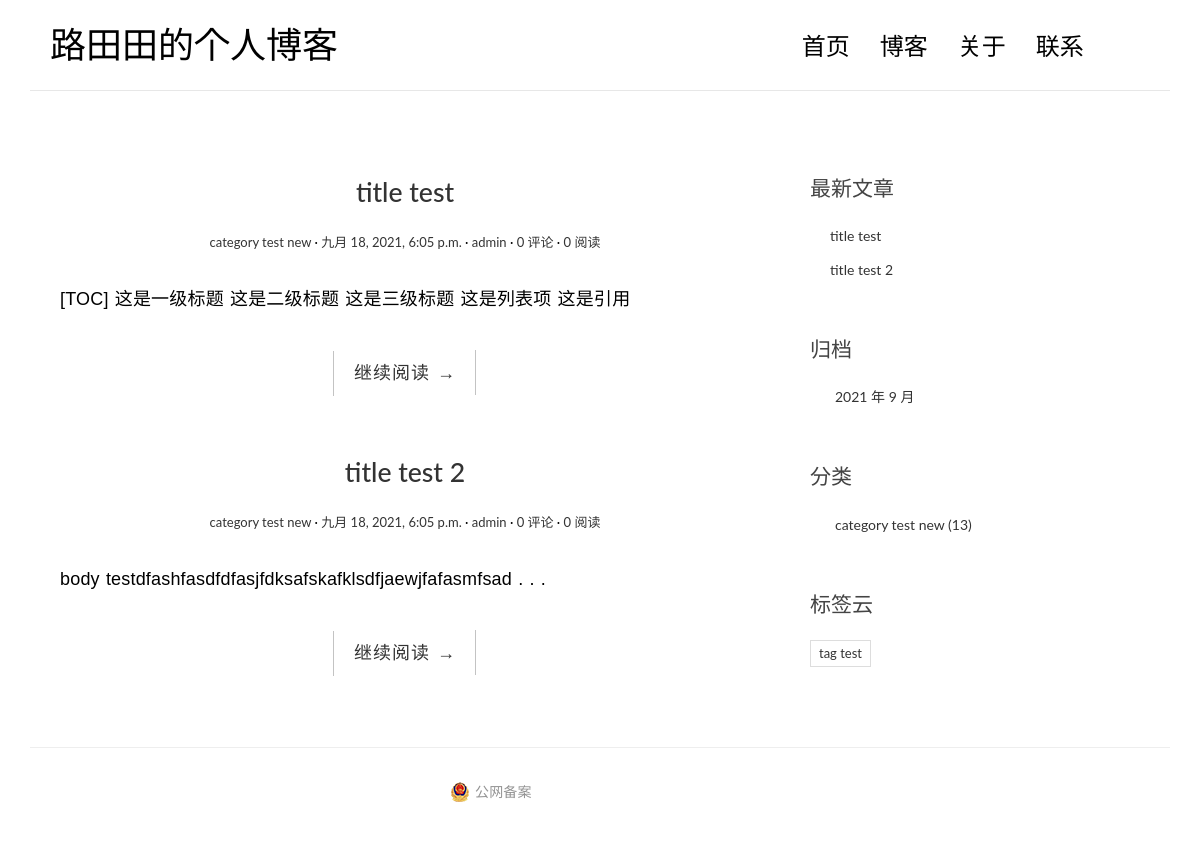
The page / on the database its author committed.
### blog/models.py (models this page shows, shortened)
class Post(models.Model):
    title = models.CharField('标题', max_length=70)
    body = models.TextField('正文')
    created_time = models.DateTimeField('创建时间')
    modified_time = models.DateTimeField('修改时间')
    excerpt = models.CharField('摘要', max_length=200, blank=True)
    category = models.ForeignKey(Category, verbose_name='分类',
                                 on_delete=models.CASCADE)
    tags = models.ManyToManyField(Tag, verbose_name='标签', blank=True)
    author = models.ForeignKey(User, verbose_name='作者',
                               on_delete=models.CASCADE)
    class Meta:
        verbose_name = '文章'
        verbose_name_plural = verbose_name
    def get_absolute_url(self):
        return reverse('blog:detail', kwargs={'pk': self.pk})

class Category(models.Model):
    name = models.CharField(max_length=100)
    class Meta:
        verbose_name = '分类'
        verbose_name_plural = verbose_name

class Tag(models.Model):
    name = models.CharField(max_length=100)
    class Meta:
        verbose_name = '标签'
        verbose_name_plural = verbose_name

### blog/views.py (the view)
# urls.py: path('', views.index, name='index'),
def index(request):
    post_list = Post.objects.all().order_by('-created_time')
    return render(request, 'blog/index.html', context={'post_list': post_list})

### blog/templatetags/blog_extras.py (called while the page is built)
@register.inclusion_tag('blog/inclusions/_recent_posts.html',
                        takes_context=True)
def show_recent_posts(context, num=5):
    return {
        'recent_post_list': Post.objects.all().order_by('-created_time')[:num],
    }

@register.inclusion_tag('blog/inclusions/_archives.html', takes_context=True)
def show_archives(context):
    return {
        'date_list':Post.objects.dates('created_time', 'month', order='DESC'),
    }

@register.inclusion_tag(('blog/inclusions/_categories.html'),
                        takes_context=True)
def show_categories(context):
    return {
        'category_list':Category.objects.all(),
    }

@register.inclusion_tag('blog/inclusions/_tags.html', takes_context=True)
def show_tags(context):
    return {
        'tag_list': Tag.objects.all(),
    }

### blog/templates/blog/index.html
{% extends 'base.html' %}
{% block main %}
    {% for post in post_list %}
        <article class="post post-{{ post.pk }}">
            <header class="entry-header">
                <h1 class="entry-title">
                    <a href="{{ post.get_absolute_url }}">{{ post.title }}</a>
                </h1>
                <div class="entry-meta">
                    <span class="post-category"><a href="#">{{ post.category.name }}</a></span>
                    <span class="post-date"><a href="#"><time class="entry-date"
                                                              datetime="{{ post.created_time }}">{{ post.created_time }}</time></a></span>
                    <span class="post-author"><a href="#">{{ post.author }}</a></span>
                    <span class="comments-link"><a href="#">0 评论</a></span>
                    <span class="views-count"><a href="#">0 阅读</a></span>
                </div>
            </header>
            <div class="entry-content clearfix">
                <p>{{ post.excerpt }}</p>
                <div class="read-more cl-effect-14">
                    <a href="{{ post.get_absolute_url }}" class="more-link">继续阅读 <span class="meta-nav">→</span></a>
                </div>
            </div>
        </article>
    {% empty %}
        <div class="no-post">暂时还没有发布文章！</div>
    {% endfor %}
{% endblock main %}

### blog/templates/blog/inclusions/_recent_posts.html
<div class="widget widget-recent-posts">
    <h3 class="widget-title">最新文章</h3>
    <ul>
        {% for post in recent_post_list %}
        <li>
            <a href="{{ post.get_absolute_url }}">{{ post.title }}</a>
        </li>
        {% empty %}
        暂无文章！
        {% endfor %}
    </ul>
</div>

### blog/templates/blog/inclusions/_categories.html
<div class="widget widget-category">
    <h3 class="widget-title">分类</h3>
    <ul>
        {% for category in category_list %}
        <li>
            <a href="{% url 'blog:category' category.pk %}">{{ category.name }}
                <span class="post-count">(13)</span></a>
        </li>
        {% empty %}
        暂无分类！
        {% endfor %}
    </ul>
</div>

### blog/templates/blog/inclusions/_tags.html
<div class="widget widget-tag-cloud">
    <h3 class="widget-title">标签云</h3>
    <ul>
        {% for tag in tag_list %}
        <li>
            <a href="{% url 'blog:tag' tag.pk %}">{{ tag.name }}</a>
        </li>
        {% empty %}
        暂无标签！
        {% endfor %}
    </ul>
</div>

### blog/static/blog/css/custom.css (style rules this page uses)
* { outline: none; }
h1, h2, h3, h4, h5, h6 { margin-top: 0; }
a { color: #333; }
body { color: #444; font-family: 'Lato', sans-serif; }
p { font-family: 'Ubuntu', sans-serif; font-weight: 400; word-spacing: 1px; letter-spacing: 0.01em; }
.post { background: #fff; padding: 30px 30px 0; }
.entry-title { text-align: center; font-size: 1.9em; margin-bottom: 20px; line-height: 1.6; padding: 10px 20px 0; }
.entry-meta { text-align: center; color: #DDDDDD; font-size: 13px; margin-bottom: 30px; }
.entry-content { font-size: 18px; line-height: 1.9; font-weight: 300; color: #000; }
.post-category::after, .post-date::after, .post-author::after, .comments-link::after { content: ' ·'; color: #000; }
.read-more { font-family: 'Ubuntu', sans-serif; font-weight: 400; word-spacing: 1px; letter-spacing: 0.01em; text-align: center; margin-top: 20px; }
.cl-effect-14 a { padding: 0 20px; height: 45px; line-height: 45px; position: relative; display: inline-block; margin: 15px 25px; letter-spacing: 1px; font-weight: 400; text-shadow: 0 0 1px rgba(255, 255, 255, 0.3); }
.cl-effect-14 a::before, .cl-effect-14 a::after { position: absolute; width: 45px; height: 1px; background: #C3C3C3; content: ''; -webkit-transition: all 0.3s; -moz-transition: all 0.3s; transition: all 0.3s; pointer-events: none; }
.cl-effect-14 a::before { top: 0; left: 0; -webkit-transform: rotate(90deg); -moz-transform: rotate(90deg); transform: rotate(90deg); -webkit-transform-origin: 0 0; -moz-transform-origin: 0 0; transform-origin: 0 0; }
.cl-effect-14 a::after { right: 0; bottom: 0; -webkit-transform: rotate(90deg); -moz-transform: rotate(90deg); transform: rotate(90deg); -webkit-transform-origin: 100% 0; -moz-transform-origin: 100% 0; transform-origin: 100% 0; }
.widget { background: #fff; padding: 30px 0 0; }
.widget-title { font-size: 1.5em; margin-bottom: 20px; line-height: 1.6; padding: 10px 0 0; font-weight: 400; }
.widget-recent-posts ul { padding: 0; margin: 0; padding-left: 20px; }
.widget-recent-posts ul li { list-style-type: none; position: relative; line-height: 170%; margin-bottom: 10px; }
.widget-recent-posts ul li::before { content: '\f3d3'; font-family: "Ionicons"; position: absolute; left: -17px; top: 3px; font-size: 16px; color: #000; }
.widget-category ul { padding: 0; margin: 0; padding-left: 25px; }
.widget-category ul li { list-style-type: none; position: relative; line-height: 170%; margin-bottom: 10px; }
.widget-category ul li::before { content: '\f3fe'; font-family: "Ionicons"; position: absolute; left: -25px; top: 1px; font-size: 18px; color: #000; }
.widget-tag-cloud ul { padding: 0; margin: 0; margin-right: -10px; }
.widget-tag-cloud ul li { list-style-type: none; font-size: 13px; display: inline-block; margin-right: 10px; margin-bottom: 10px; padding: 3px 8px; border: 1px solid #ddd; }

### rows shown on the page
Post: title "title test", category.name "category test new", created_time "九月 18, 2021, 6:05 p.m.", author "admin", excerpt "[TOC] 这是一级标题 这是二级标题 这是三级标题 这是列表项 这是引用"
Post: title "title test 2", category.name "category test new", created_time "九月 18, 2021, 6:05 p.m.", author "admin", excerpt "body testdfashfasdfdfasjfdksafskafklsdfjaewjfafasmfsad . . ."
Category: name "category test new"
Tag: name "tag test"

### other values the page prints
{{ date.year }} "2021"
{{ date.month }} "9"
